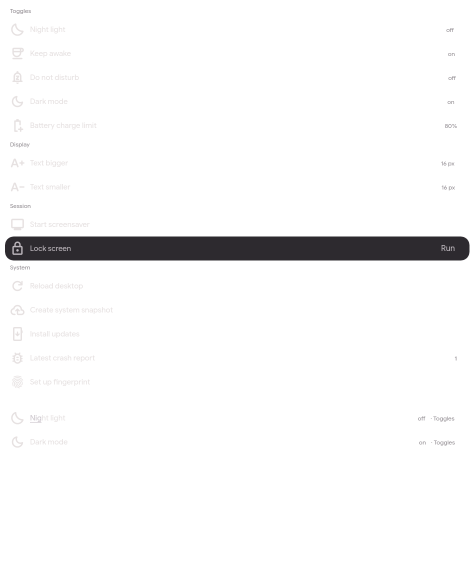
#> input picture .work/archive/2026-08-25-maintainability-omarchy/J48/action-scope-empty-and-nig.png, 949 x 1148 px (shown at 1/2 size)
$ python -i desktop_pixels.py   (imports and definitions only)
#> lines starting #> are read from the running program, lines starting #| are printed output that depends on the picture; after the words box and inside, x2 and y2 are one past the last pixel; in counts of white or black regions, pixels touching at a corner belong together
#> further down, picture is the input picture: PIL image 949x1148 RGBA; mean R, G, B, A 5.1, 4.9, 5.1, 12.6
#!/usr/bin/env python3
"""The pixel half of desktop control (M7): a window's screenshot with numbered marks, and a click.

desktop.py imports this for its `see` op and for `act` on a mark that has no accessibility
element behind it. The model reads screens well and points badly (docs/design/ai-agent-plan.md,
"Vision on the local model"), so it never gives an x,y: it names a mark, and the mark's
element (AT-SPI) or its centre (pixels) is what is acted on.

- capture(): one toplevel through `grim -T <id>` (ext-foreign-toplevel + image-copy-capture),
  so the shot holds that window's own pixels and nothing drawn over it: no chat sidebar, no
  notification, no other window. A whole output is never captured.
- regions(): marks for an app that publishes no accessibility tree. The edges of the image,
  thickened so the glyphs of a word or the border of a button join up, then each connected
  blob is one mark. A grid's cells rarely centre on a control; a blob is a word, an icon or
  a button the model can read and name.
- render(): the marks drawn on a copy scaled to fit 1600x1000, password fields blacked out.
- Pointer: a click through the compositor's wlr virtual-pointer protocol, spoken directly on
  WAYLAND_DISPLAY (no ydotool: uinput would reach every compositor on the seat, not this one).

Needs python-pillow for images; the pointer needs only the stdlib.

    desktop_pixels.py marks IN.png OUT.jpg [BOXES.json]   # prints the marks as JSON (tests)
"""
import json
import os
import socket
import struct
import subprocess
import sys
import time

MAX_W, MAX_H = 1600, 1000
MAX_REGIONS = 60
WORK_W = 480  # the width regions are found at
# How strong an edge counts: text, icons and check boxes are, the faint 1 px lines a theme
# draws between controls are not (they would join every row of a form into one blob)
EDGE = int(os.environ.get("KOOMPI_AI_MARK_EDGE", "64"))
COLOURS = [(220, 38, 38), (37, 99, 235), (22, 163, 74), (217, 119, 6), (147, 51, 234), (8, 145, 178)]
REDACT = (40, 40, 40)


class PixelError(Exception):
    pass


def pil():
    try:
        from PIL import Image, ImageDraw, ImageFilter, ImageFont
    except ImportError:
        raise PixelError("python-pillow is not installed, so no screenshot can be marked")
    return Image, ImageDraw, ImageFilter, ImageFont


# ---- capture ----

# [14 lines left out: function capture, not called in this run]


# ---- marks from pixels ----

def regions(img):
    """Boxes (x, y, w, h) in img's pixels, in reading order, for an app with no tree."""
    Image, ImageDraw, ImageFilter, _ = pil()
    from PIL import ImageChops
    w, h = img.size
#> w = 949; h = 1148
    f = min(1.0, WORK_W / max(1, w))
#> f = 0.506
    sw, sh = max(1, round(w * f)), max(1, round(h * f))
#> sw = 480; sh = 581
    small = img.convert("L").resize((sw, sh), Image.BILINEAR)
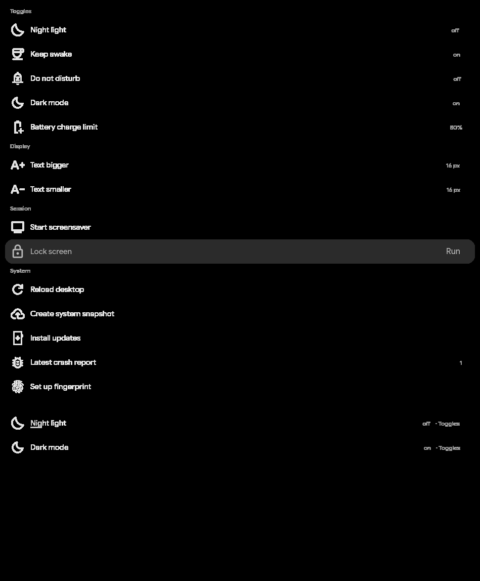
#> small: PIL image 480x581 L; min 0, max 236, mean 4.9
    edges = small.filter(ImageFilter.FIND_EDGES).point(lambda v: 255 if v > EDGE else 0)
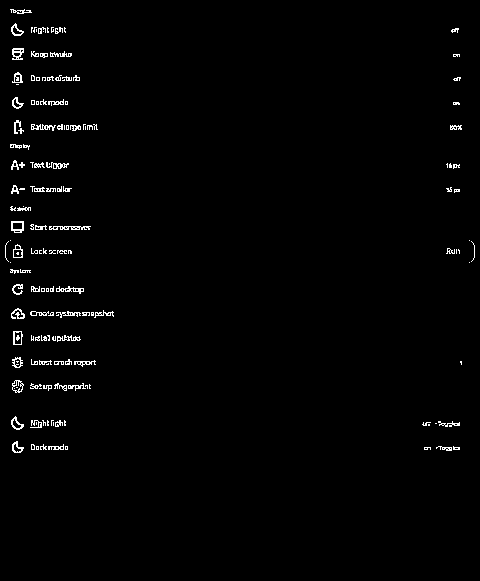
#> edges: PIL image 480x581 L; 1.5% white in thin lines or dots, all inside (x1, y1, x2, y2) = (5, 9, 475, 453)
    # the window's own border and rounded corners would join every control into one blob
    ImageDraw.Draw(edges).rectangle([0, 0, sw - 1, sh - 1], outline=0, width=3)
    # a word's glyphs join into one blob: wide sideways, barely up and down, so stacked
    # rows stay apart (the margin above is blank, so offset's wrap-around brings in nothing)
    grown = edges
    for dx, dy in ((-2, 0), (-1, 0), (1, 0), (2, 0), (0, -1), (0, 1)):
        grown = ImageChops.lighter(grown, ImageChops.offset(edges, dx, dy))
#> this loop made 6 passes
#> pass 1, in regions, `grown = ImageChops.lighter(grown, ImageChops.offset(edges, dx, dy))`:
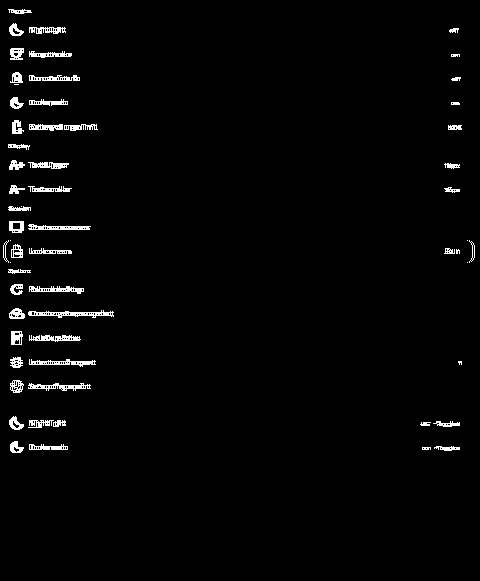
#> grown: PIL image 480x581 L; 2.2% white in thin lines or dots, all inside (x1, y1, x2, y2) = (3, 9, 475, 453)
#> pass 2, in regions, `grown = ImageChops.lighter(grown, ImageChops.offset(edges, dx, dy))`:
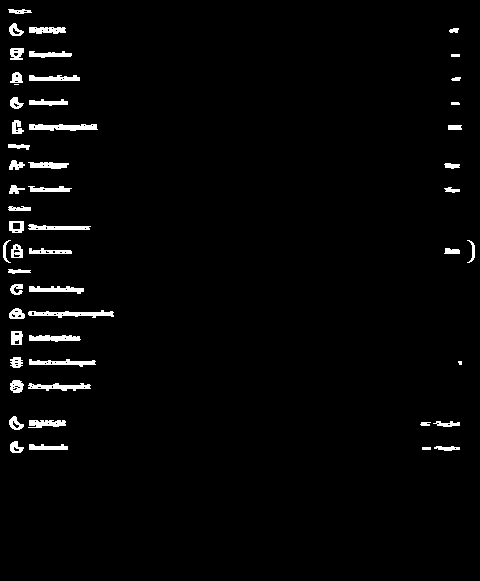
#> grown: PIL image 480x581 L; 2.4% white; 52 white regions (2 under 20 px), largest, box (x1, y1, x2, y2) and area: (28, 310, 114, 318) 372, (29, 124, 98, 131) 368, (28, 383, 91, 391) 295
#> pass 3, in regions, `grown = ImageChops.lighter(grown, ImageChops.offset(edges, dx, dy))`:
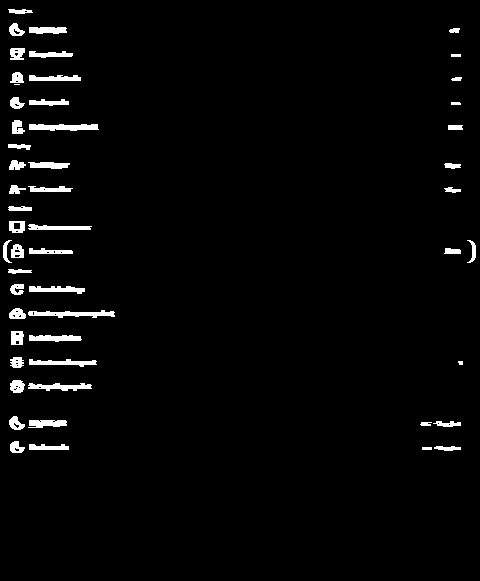
#> grown: PIL image 480x581 L; 2.7% white; 52 white regions (2 under 20 px), largest, box (x1, y1, x2, y2) and area: (28, 310, 115, 318) 397, (29, 124, 99, 131) 388, (28, 383, 92, 391) 319
#> after the loop:
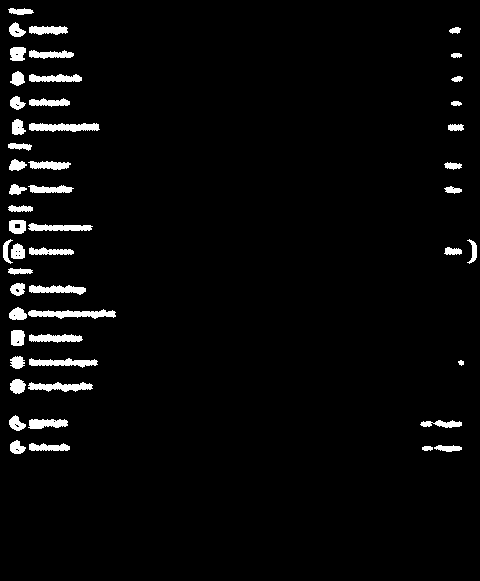
#> grown: PIL image 480x581 L; 3.5% white; 50 white regions, largest, box (x1, y1, x2, y2) and area: (28, 309, 116, 319) 530, (29, 123, 100, 132) 478, (28, 382, 93, 392) 409
    data = bytearray(grown.tobytes())
    boxes = []
    for start in range(sw * sh):
        if data[start] != 255:
            continue
        data[start] = 1
        stack = [start]
        x0, y0, x1, y1 = sw, sh, 0, 0
        while stack:
            p = stack.pop()
            y, x = divmod(p, sw)
            x0, y0, x1, y1 = min(x0, x), min(y0, y), max(x1, x), max(y1, y)
            if x > 0 and data[p - 1] == 255:
                data[p - 1] = 1
                stack.append(p - 1)
            if x < sw - 1 and data[p + 1] == 255:
                data[p + 1] = 1
                stack.append(p + 1)
            if y > 0 and data[p - sw] == 255:
                data[p - sw] = 1
                stack.append(p - sw)
            if y < sh - 1 and data[p + sw] == 255:
                data[p + sw] = 1
                stack.append(p + sw)
        bw, bh = x1 - x0 + 1, y1 - y0 + 1
        if bw * bh < 30 or bw < 4 or bh < 6:
            continue  # specks, and rules (a 3 px focus line is 5 high once grown)
        if bw * bh > 0.25 * sw * sh or (bw > 0.97 * sw and bh > 0.5 * sh):
            continue  # panels and the window's own frame
        boxes.append((x0, y0, bw, bh))
#> after the loop, boxes = 48 items, first 6: (8, 8, 26, 7), (9, 22, 17, 15), (29, 26, 39, 9), (449, 27, 12, 7), (10, 47, 16, 14), (29, 50, 45, 9)
    # a control-sized box swallows what is inside it: a button's label is the button
    kept = []
    for b in sorted(boxes, key=lambda b: -b[2] * b[3]):
        inside = any(k[0] <= b[0] and k[1] <= b[1] and b[0] + b[2] <= k[0] + k[2] and b[1] + b[3] <= k[1] + k[3]
                     and k[2] * k[3] <= 0.06 * sw * sh for k in kept)
        if not inside:
            kept.append(b)
#> this loop made 48 passes
#> b on passes 1 to 12: (28, 309, 88, 10), (29, 358, 69, 10), (28, 382, 65, 10), (29, 123, 71, 9), (29, 285, 57, 10), (28, 223, 65, 8), (29, 334, 54, 9), (29, 74, 53, 8), (29, 50, 45, 9), (28, 419, 40, 10), (28, 161, 43, 9), (29, 98, 41, 9)
#> after the loop, kept = 48 items, first 6: (28, 309, 88, 10), (29, 358, 69, 10), (28, 382, 65, 10), (29, 123, 71, 9), (29, 285, 57, 10), (28, 223, 65, 8)
    # back to img's pixels, the 1-2 px the thickening added taken off again
    out = []
    for x, y, bw, bh in kept:
        out.append((round((x + 1) / f), round((y + 1) / f), max(4, round((bw - 2) / f)), max(4, round((bh - 2) / f))))
#> this loop made 48 passes
#> after the loop, out = 48 items, first 6: (57, 613, 170, 16), (59, 710, 132, 16), (57, 757, 125, 16), (59, 245, 136, 14), (59, 565, 109, 16), (57, 443, 125, 12)
    band = max(8, round(12 / f))
#> band = 24
    out.sort(key=lambda b: (b[1] // band, b[0]))
    return out[:MAX_REGIONS], len(out) > MAX_REGIONS


# ---- rendering ----

def fit(w, h):
    s = min(1.0, MAX_W / max(1, w), MAX_H / max(1, h))
    return s, max(1, round(w * s)), max(1, round(h * s))


# [61 lines left out: functions font, render, label_spot, not called in this run]


# ---- the pointer ----

BTN_LEFT = 0x110


class VirtualPointer:
    """zwlr_virtual_pointer_v1 on this environment's WAYLAND_DISPLAY, over the wire protocol."""

    # [24 lines left out: function __init__, not called in this run]

    def new_id(self):
        self.next_id += 1
        return self.next_id

    def send(self, obj, opcode, payload=b""):
        self.sock.sendall(struct.pack("<II", obj, ((8 + len(payload)) << 16) | opcode) + payload)

    # [42 lines left out: functions string, bind, roundtrip, not called in this run]

    @staticmethod
    def now():
        return int(time.monotonic() * 1000) & 0xFFFFFFFF

    # [39 lines left out: functions move, click, close, main, not called in this run]


# [2 lines not run here, left out]

>>> from PIL import Image
>>> picture = Image.open('../../../../../../.work/archive/2026-08-25-maintainability-omarchy/J48/action-scope-empty-and-nig.png')
>>> result = regions(picture)
